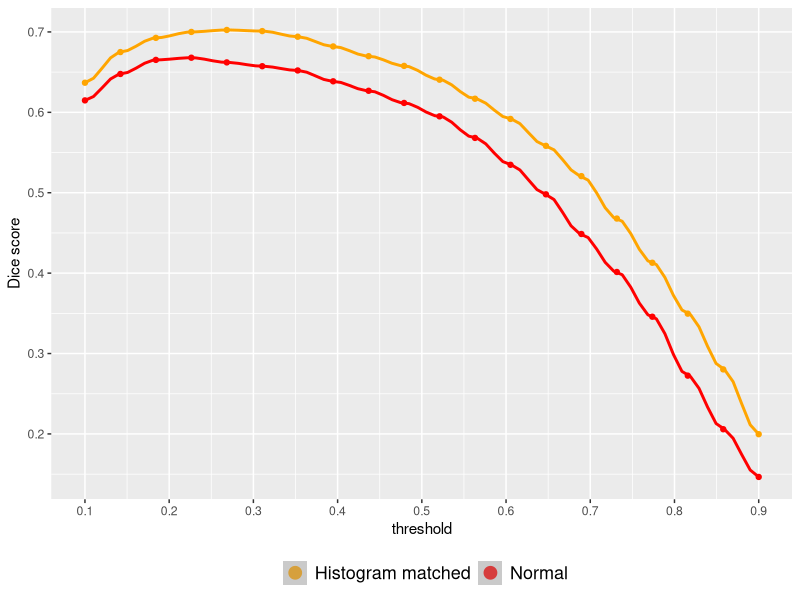
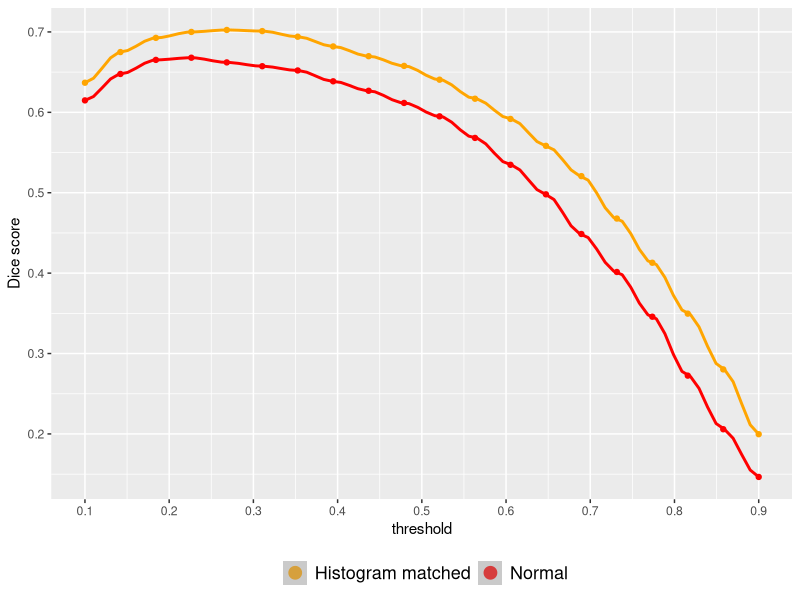

Write the R code that produced these figures, in order.
library(ggplot2)
library(reshape)
setwd("~/kaggle/whale/writeUp/results/ROC/")
hm = read.csv("hmROC.csv")[,2]
nhm = read.csv("nhmROC.csv")[,2]
df = data.frame(
  threshold = seq(0.1,0.9,length.out = 20),
  histMatch = hm,
  noHistMatch = nhm)

df = melt(df,id="threshold")
attach(df)

p = ggplot(aes(x=threshold,y=value,color=variable),data = df) + 
  scale_x_continuous(breaks = seq(0,1,by = 0.1)) + 
  geom_point() +
  geom_smooth(span = 0.1) +
  ylab("Dice score") + theme(legend.position = "bottom") +
  labs(colour = "") +
  guides(colour = guide_legend(override.aes = list(size=4,linetype=0))) + theme(legend.text=element_text(size=13)) +
  scale_color_manual(labels = c("Histogram matched", "Normal"), values = c("orange", "red")) 
print(p)
ggsave("dice.jpg")
